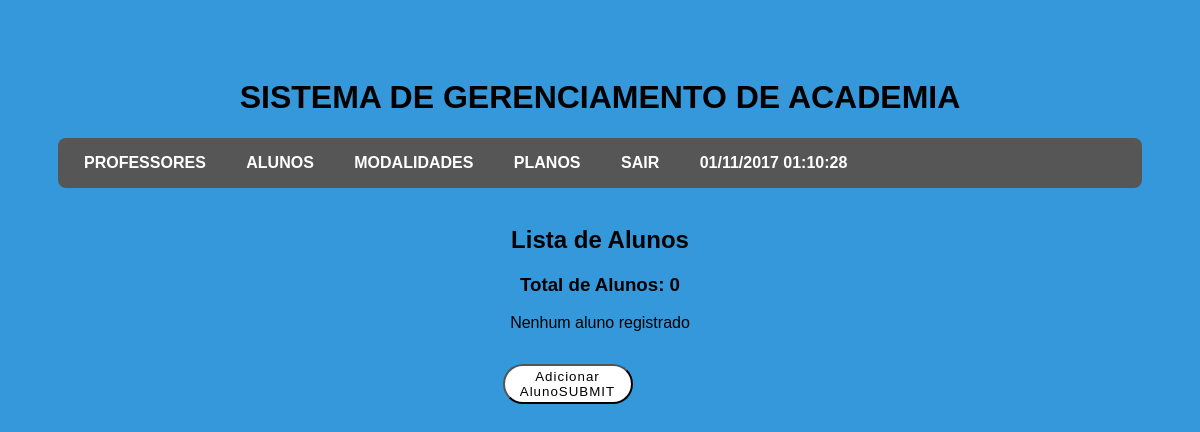
Before: /Aluno/index.php with the older database file.
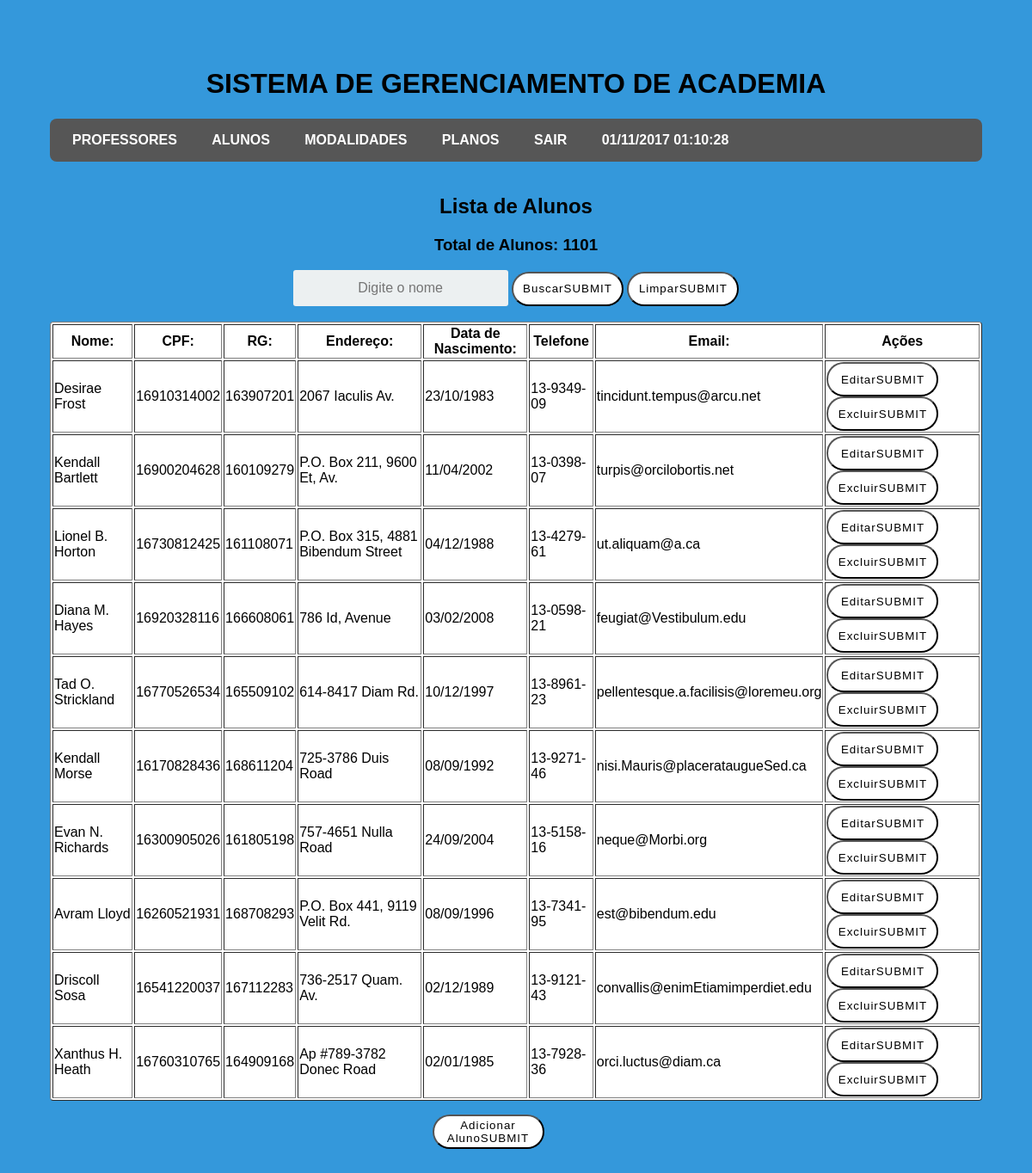
After: the same page with the newer database file.
### tables this page shows
CREATE TABLE `aluno` (
  `matricula_aluno` mediumint(8) UNSIGNED NOT NULL,
  `cpf_aluno` varchar(11) DEFAULT NULL,
  `registro_geral_aluno` varchar(9) DEFAULT NULL,
  `nm_endereco` varchar(100) DEFAULT NULL,
  `dt_nascimento_aluno` varchar(10) DEFAULT NULL,
  `cd_telefone_aluno` varchar(10) DEFAULT NULL,
  `nm_email_aluno` varchar(100) DEFAULT NULL,
  `nm_aluno` varchar(100) DEFAULT NULL
);

### Model/functions.php (called while the page is built, shortened)
<?php
function dataatual(){
        $hora =  date_default_timezone_set('America/Sao_Paulo');
        $dataLocal = date('d/m/Y H:i:s', time());
        return $dataLocal;
        }
 ?>

### Aluno/index.php (the view, shortened to what this page needs)
<?php
    $PDO = db_connect();
    $sql_count = "SELECT COUNT(*) AS total FROM aluno";
    $sql = "SELECT * FROM aluno LIMIT 10 ";
    $stmt_count = $PDO->prepare($sql_count);
    $stmt_count->execute();
    $total = $stmt_count->fetchColumn();
    $stmt = $PDO->prepare($sql);
    $stmt->execute();
?>
<!DOCTYPE html>
<html>
    <head>
        <link href="../css/style.css" rel="stylesheet" type="text/css" />
        <link href="../css/barramenu.css" rel="stylesheet" type="text/css" />
    </head>
        <body>
        <center>
          <h1>SISTEMA DE GERENCIAMENTO DE ACADEMIA</h1>
          <div id="menu">
            <ul>
                <li><a href="../Professor/index.php">PROFESSORES</a></li>
                <li><a href="../Aluno/index.php">ALUNOS</a></li>
                <li><a href="../Modalidades/index.php">MODALIDADES</a></li>
                <li><a href="../Plano/index.php">PLANOS</a></li>
                <li><a href="../Login/sair.php">SAIR</a></li>
                <li><a><?php echo dataatual()?></a></li>
            </ul>
        </div>
          <h2>Lista de Alunos</h2>
          <h3>Total de Alunos: <?php echo $total ?></h3>
          <?php if($total > 0):?>
          <form name="frmBusca" method="post" action="../controllers/buscaAluno.php">
                <input type="text" name="cxnome" id="cxnome" placeholder="Digite o nome"/>
                <button type="submit" name="buscar" value="Buscar">Buscar</button><a/>
               <button type="reset" value="limpar" name="limpar">Limpar</button></a>
            </form>
          <table border="1" style="background-color: #fff; border-radius: 4px;">
              <thead>
                  <tr>
                      <th>Nome:</th>
                      <th>CPF:</th>
                      <th>RG:</th>
                      <th>Endereço:</th>
                      <th>Data de Nascimento:</th>
                      <th>Telefone</th>
                      <th>Email:</th>
                      <th>Ações</th>
                  </tr>
              </thead>
              <tbody>
                <?php while($user = $stmt->fetch(PDO::FETCH_ASSOC)):?>
                 <tr>
                 <td><?PHP echo $user['nm_aluno'] ?></td>
                 <td><?PHP echo $user['cpf_aluno'] ?></td>
                 <td><?PHP echo $user['registro_geral_aluno'] ?></td>
                 <td><?PHP echo $user['nm_endereco'] ?></td>
                 <td><?PHP echo date("d/m/Y", strtotime($user['dt_nascimento_aluno'])) ?></td>
                 <td><?PHP echo $user['cd_telefone_aluno'] ?></td>
                 <td><?PHP echo $user['nm_email_aluno'] ?></td>
                 <td>
              <a href="form-edit.php?id=<?php echo $user['matricula_aluno'] ?>">
                  <button>Editar</button></a>
                     <a href="../controllers/delete.php?id=<?php echo $user['id'] ?>"
                 onclick="return confirm('Tem certeza que deseja remover?');">
                  <button>Excluir</button></a>
                 </td>
                  </tr>
                  <?php endwhile;?>
              </tbody>
          </table>
        <?php else: ?>
        <p>Nenhum aluno registrado</p>
        <?php endif; ?>
        <div class="container">
            <a href="form-add.php"><button id="button">Adicionar Aluno</button></a>
        </div>
        </center>
      </body>
</html>

### css/style.css (style rules this page uses)
* { box-sizing: border-box; }
body { font-family: Arial; background-color: #3498DB; padding: 50px; }
input { text-align: center; background-color: #ECF0F1; border: 2px solid transparent; border-radius: 3px; font-size: 16px; font-weight: 200; padding: 10px 0; width: 250px; transition: border .5s; }
* { font-family: 'Roboto', sans-serif; }
.container { position: static; top:50%; left:50%; margin-left: -65px; margin-top: -20px; width: 130px; height: 40px; text-align: center; }

### css/barramenu.css (style rules this page uses)
#menu { margin: 0; width: auto; background-color: #565656; font-size: 16px; font-family: Tahoma, Geneva, sans-serif; font-weight: bold; text-align: left; padding: 8px; border-radius: 8px; -webkit-border-radius: 8px; -moz-border-radius: 8px; -o-border-radius: 8px; }
#menu ul { margin: 0; padding: 8px 0; list-style: none; height: auto; }
#menu li { display: inline; padding: 8px; }
#menu a { color: #FFF; padding: 10px; text-decoration: none; }

Changed rows visible on the page:
added aluno: nm_aluno "Desirae Frost", cpf_aluno "16910314002", registro_geral_aluno "163907201", nm_endereco "2067 Iaculis Av.", dt_nascimento_aluno "23/10/1983", cd_telefone_aluno "13-9349-09", nm_email_aluno "tincidunt.tempus@arcu.net"
added aluno: nm_aluno "Kendall Bartlett", cpf_aluno "16900204628", registro_geral_aluno "160109279", nm_endereco "P.O. Box 211, 9600 Et, Av.", dt_nascimento_aluno "11/04/2002", cd_telefone_aluno "13-0398-07", nm_email_aluno "turpis@orcilobortis.net"
added aluno: nm_aluno "Lionel B. Horton", cpf_aluno "16730812425", registro_geral_aluno "161108071", nm_endereco "P.O. Box 315, 4881 Bibendum Street", dt_nascimento_aluno "04/12/1988", cd_telefone_aluno "13-4279-61", nm_email_aluno "ut.aliquam@a.ca"
added aluno: nm_aluno "Diana M. Hayes", cpf_aluno "16920328116", registro_geral_aluno "166608061", nm_endereco "786 Id, Avenue", dt_nascimento_aluno "03/02/2008", cd_telefone_aluno "13-0598-21", nm_email_aluno "feugiat@Vestibulum.edu"
added aluno: nm_aluno "Tad O. Strickland", cpf_aluno "16770526534", registro_geral_aluno "165509102", nm_endereco "614-8417 Diam Rd.", dt_nascimento_aluno "10/12/1997", cd_telefone_aluno "13-8961-23", nm_email_aluno "pellentesque.a.facilisis@loremeu.org"
added aluno: nm_aluno "Kendall Morse", cpf_aluno "16170828436", registro_geral_aluno "168611204", nm_endereco "725-3786 Duis Road", dt_nascimento_aluno "08/09/1992", cd_telefone_aluno "13-9271-46", nm_email_aluno "nisi.Mauris@placerataugueSed.ca"
added aluno: nm_aluno "Evan N. Richards", cpf_aluno "16300905026", registro_geral_aluno "161805198", nm_endereco "757-4651 Nulla Road", dt_nascimento_aluno "24/09/2004", cd_telefone_aluno "13-5158-16", nm_email_aluno "neque@Morbi.org"
added aluno: nm_aluno "Avram Lloyd", cpf_aluno "16260521931", registro_geral_aluno "168708293", nm_endereco "P.O. Box 441, 9119 Velit Rd.", dt_nascimento_aluno "08/09/1996", cd_telefone_aluno "13-7341-95", nm_email_aluno "est@bibendum.edu"
added aluno: nm_aluno "Driscoll Sosa", cpf_aluno "16541220037", registro_geral_aluno "167112283", nm_endereco "736-2517 Quam. Av.", dt_nascimento_aluno "02/12/1989", cd_telefone_aluno "13-9121-43", nm_email_aluno "convallis@enimEtiamimperdiet.edu"
added aluno: nm_aluno "Xanthus H. Heath", cpf_aluno "16760310765", registro_geral_aluno "164909168", nm_endereco "Ap #789-3782 Donec Road", dt_nascimento_aluno "02/01/1985", cd_telefone_aluno "13-7928-36", nm_email_aluno "orci.luctus@diam.ca"
Other visible differences:
$total: "0" → "1101"
text no longer shown: "Nenhum aluno registrado"
text now shown: "Buscar Limpar Nome: CPF: RG: Endereço: Data de Nascimento: Telefone Email: Ações"
